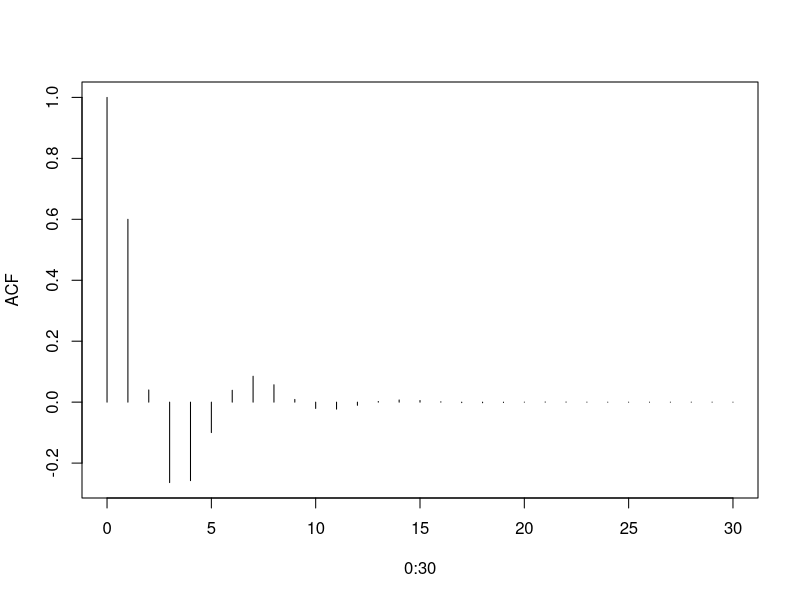
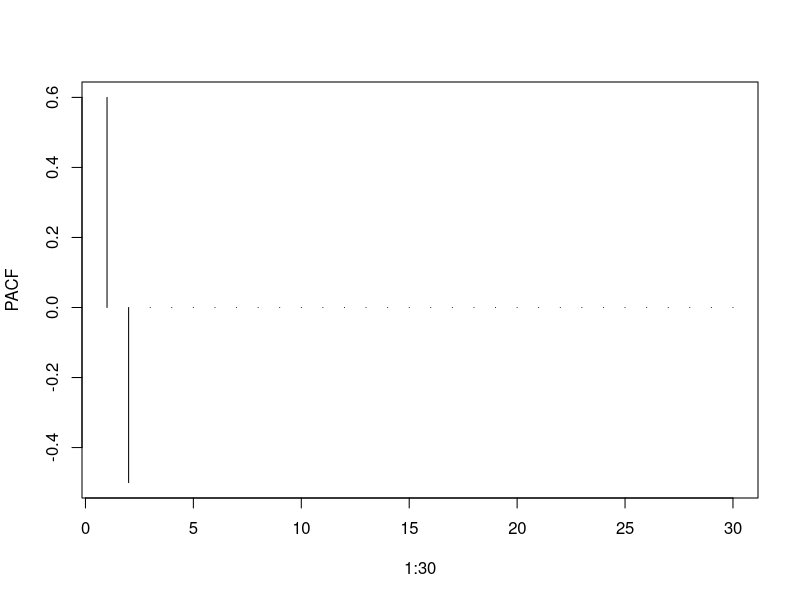
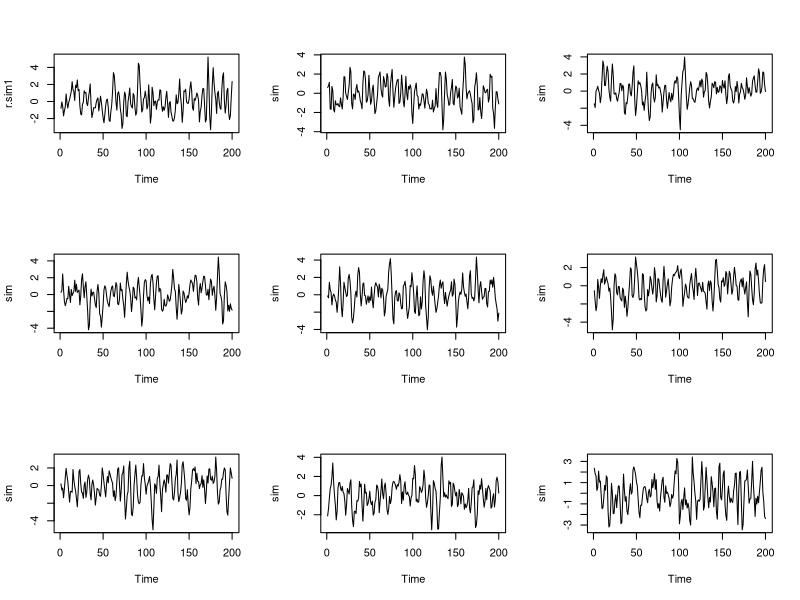
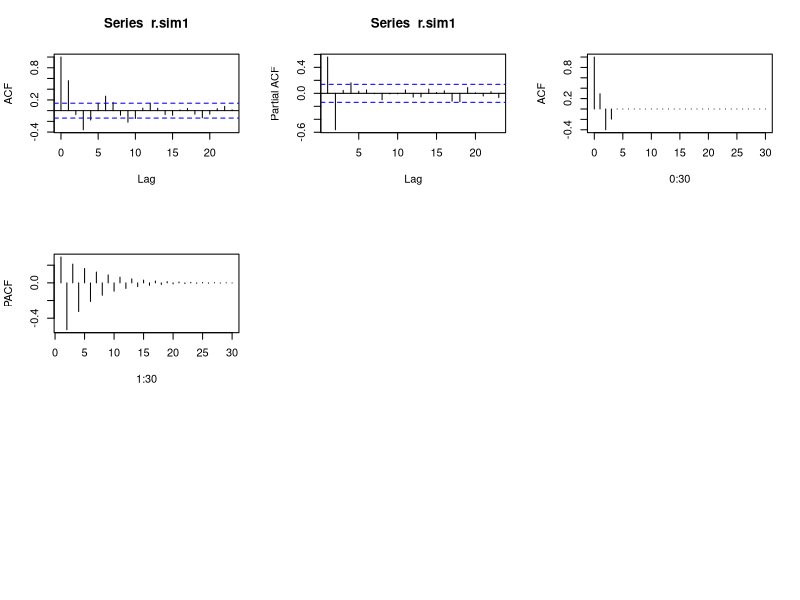
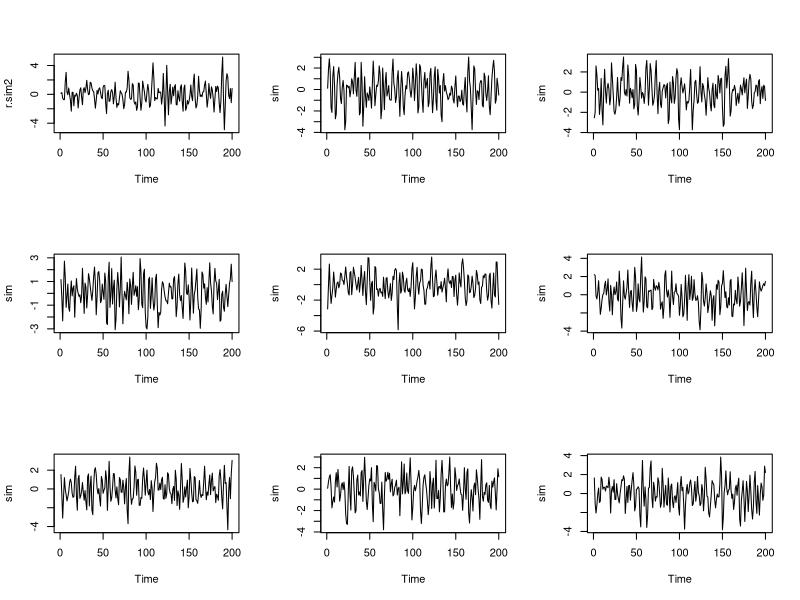
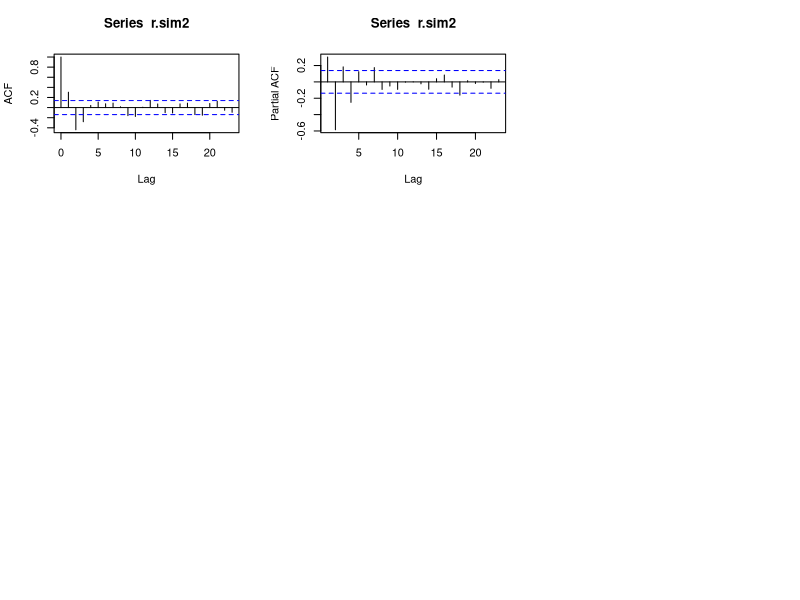

R code for these plots, in order:
## ---- chunk 1
knitr::opts_chunk$set(echo = TRUE)
## ---- chunk 2
plot(0:30, ARMAacf(ar = c(0.9, -0.5), lag.max = 30),type = "h", ylab = "ACF")
plot(1:30, ARMAacf(ar = c(0.9, -0.5), lag.max = 30, pacf = TRUE), type = "h", ylab = "PACF")
## ---- chunk 3
set.seed(989898)
par(mfrow=c(3,3))

r.sim1 <- arima.sim(n = 200, model = list(ar = c(0.9, -0.5)))
plot(r.sim1)

replicate(8, plot(arima.sim(n = 200, model = list(ar = c(0.9, -0.5))), ylab = 'sim'))
## ---- chunk 4
acf(r.sim1)
pacf(r.sim1)
## ---- chunk 5
plot(0:30, ARMAacf(ma = c(0.8, -0.5, -0.4), lag.max = 30),type = "h", ylab = "ACF")
plot(1:30, ARMAacf(ma = c(0.8, -0.5, -0.4), lag.max = 30, pacf = TRUE), type = "h", ylab = "PACF")
## ---- chunk 6
set.seed(989898)
par(mfrow=c(3,3))

r.sim2 <- arima.sim(n = 200, model = list(ma = c(0.8, -0.5, -0.4)))
plot(r.sim2)

replicate(8, plot(arima.sim(n = 200, model = list(ma = c(0.8, -0.5, -0.4))), ylab = 'sim'))
## ---- chunk 7
acf(r.sim2)
pacf(r.sim2)
## ---- chunk 8
    polyroot(c(1, -0.5, -2))
## ---- chunk 9
    polyroot(c(1, -1))
## ---- chunk 10
    for (i in seq(from = -10, to = 10, by = 0.01)) {
      root <- Re(polyroot(c(1, -0.5, i))[1])
      if (root >= 1) {
        print(i)
        break
      }
    }
## ---- chunk 11
    polyroot(c(1, -0.5, -0.5))
## ---- chunk 12
for (i in seq(from = -0.5, to = -1.5, by = -0.1)) {
  print(polyroot(c(1, i)))
}
